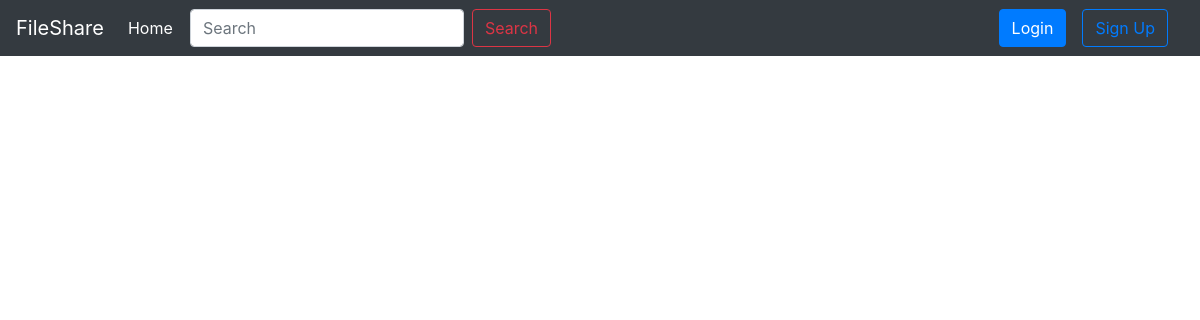
The app's page /, older data.
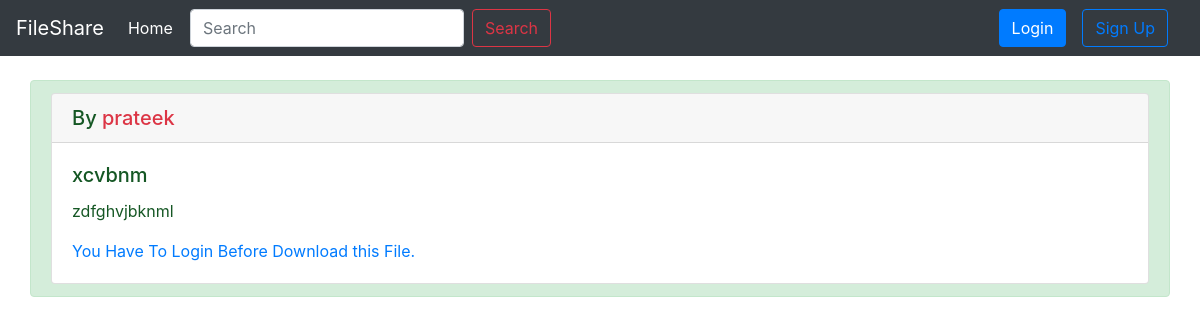
The same page, newer data.
### fileshare/models.py (models this page shows, shortened)
class Post(models.Model):
    user = models.ForeignKey(User, on_delete=models.CASCADE)
    title = models.CharField(max_length=200)
    file_field = models.FileField(upload_to='uploads/')
    desc = models.TextField()

class User(models.Model):
    username = models.CharField(max_length=50)
    password = models.CharField(max_length=50)
    def __str__(self):
        return self.username

### fileshare/views.py (the view, shortened to what this page needs)
# urls.py: path('', views.HomePageView.as_view(), name='home'),
class HomePageView(ListView):
    def get(self, request):
        all_posts = Post.objects.all().order_by('-id')
        param = {'posts':all_posts}
        return render(request, 'home.html', param)

### templates/home.html (shortened to what this page needs)
{% extends 'base.html' %}
{% block body %}
{% for post in posts %}
<div class="container my-4 alert alert-success">
    <div class="card">
        <h5 class="card-header">By <a style="text-decoration:none; color:#DC3545;" href="{% url 'profile' post.user.username %}">{{post.user}}</a></h5>
        <div class="card-body">
            <h5 class="card-title">{{post.title}}</h5>
            <p class="card-text">{{post.desc}}</p>
            {% if request.session.user %}
                <a href="{{MEDIA_URL}}/{{post.file_field.url}}" class="btn btn-warning" target="_blank">View</a>
                <a href="{{MEDIA_URL}}/{{post.file_field.url}}" class="btn btn-info mx-4" download>Download</a>
            {% else %}
                <a href="#">You Have To Login Before Download this File.</a>
            {% endif %}
        </div>
    </div>
</div>
{% endfor %}
{% endblock %}

Row changes from the older to the newer data that the page shows:
added Post: user "prateek", title "xcvbnm", desc "zdfghvjbknml"
